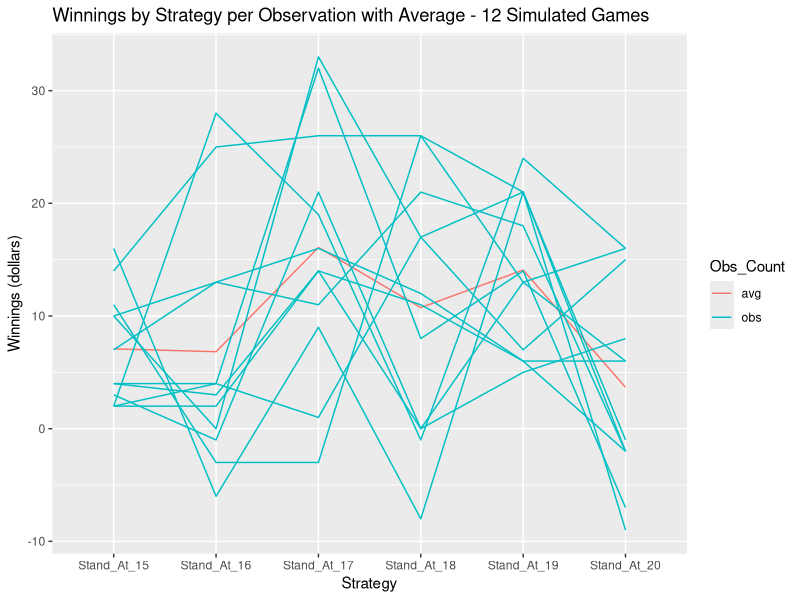
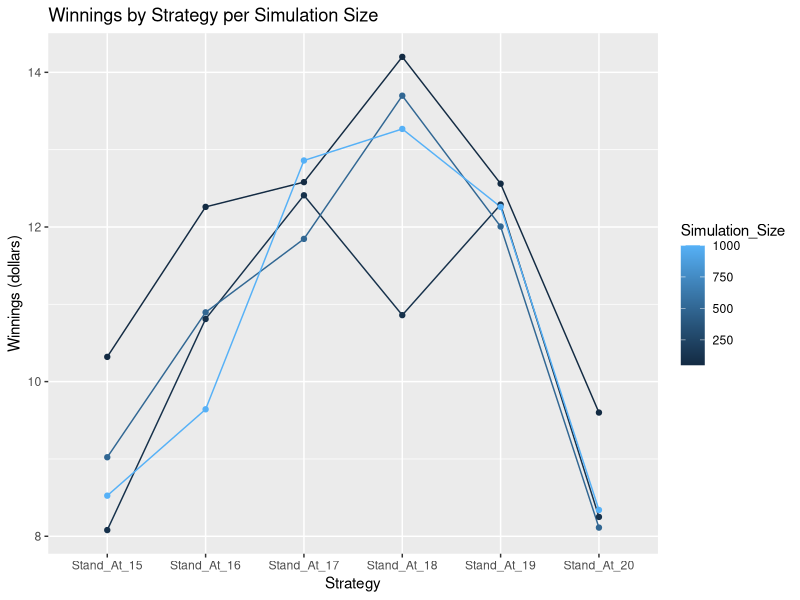
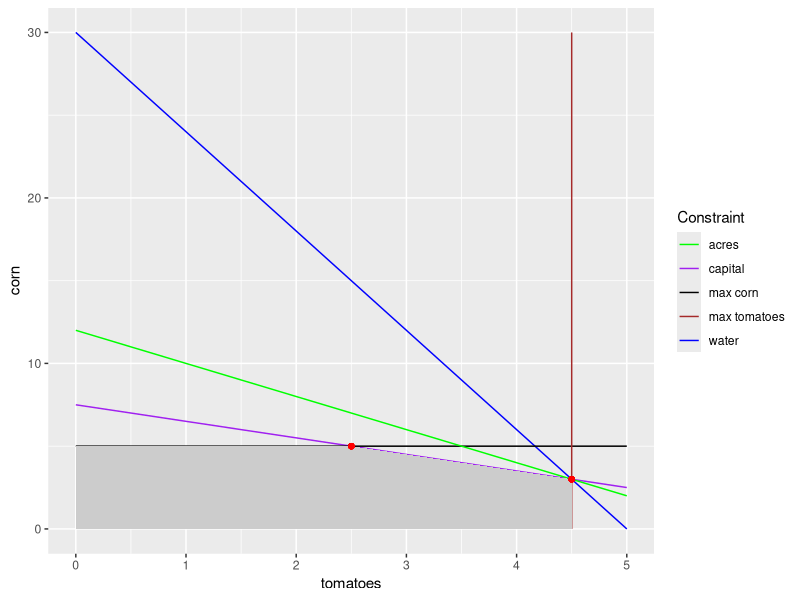
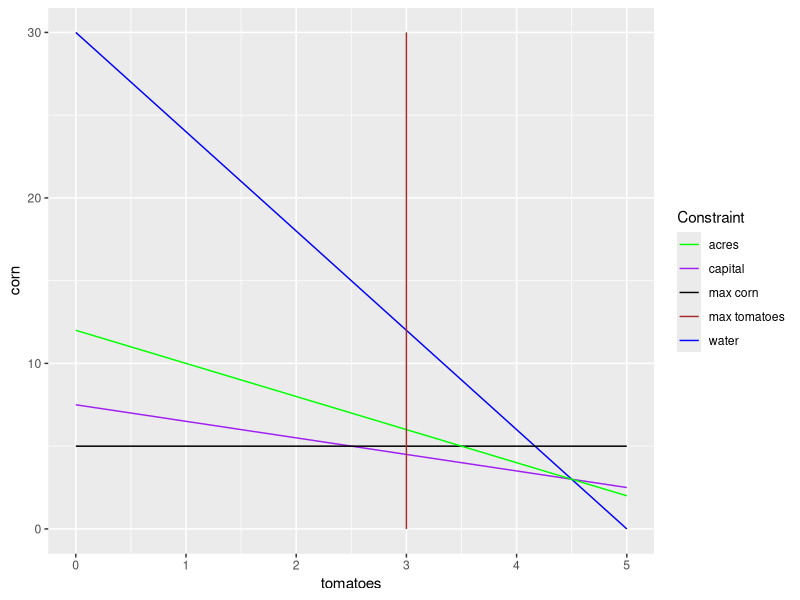
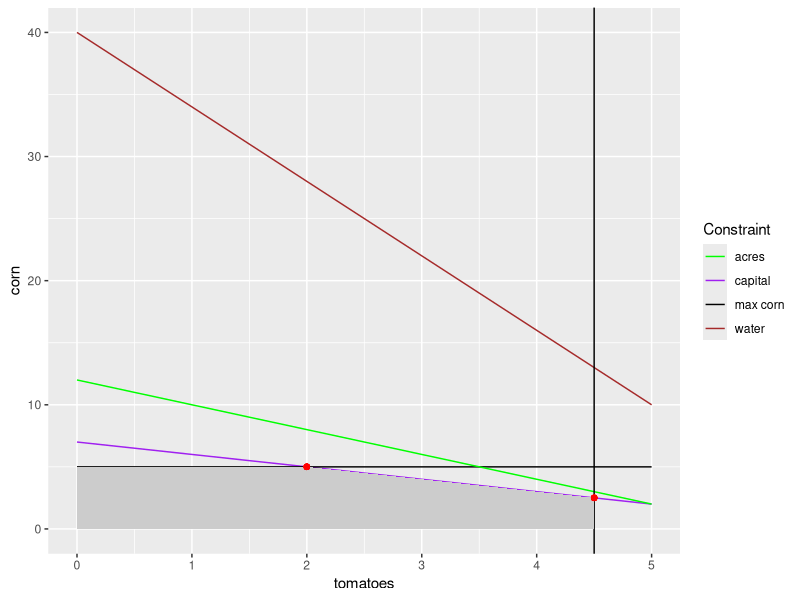
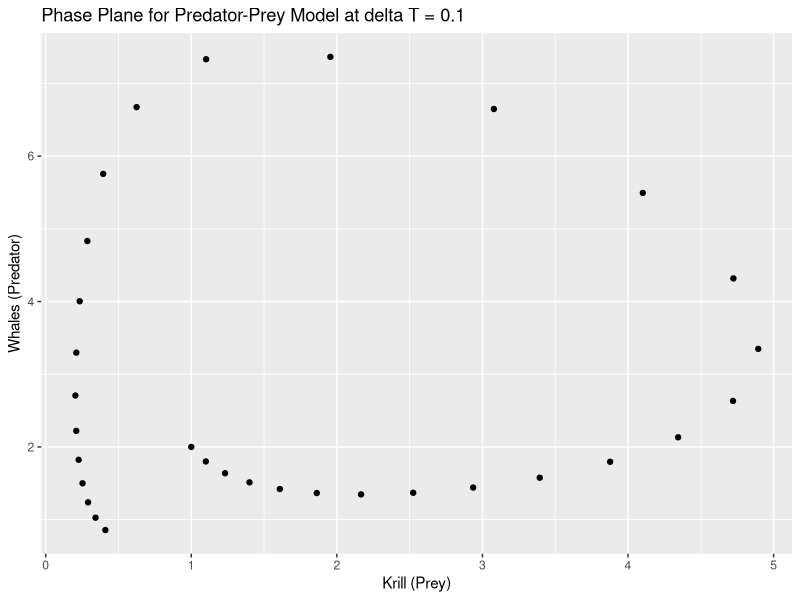
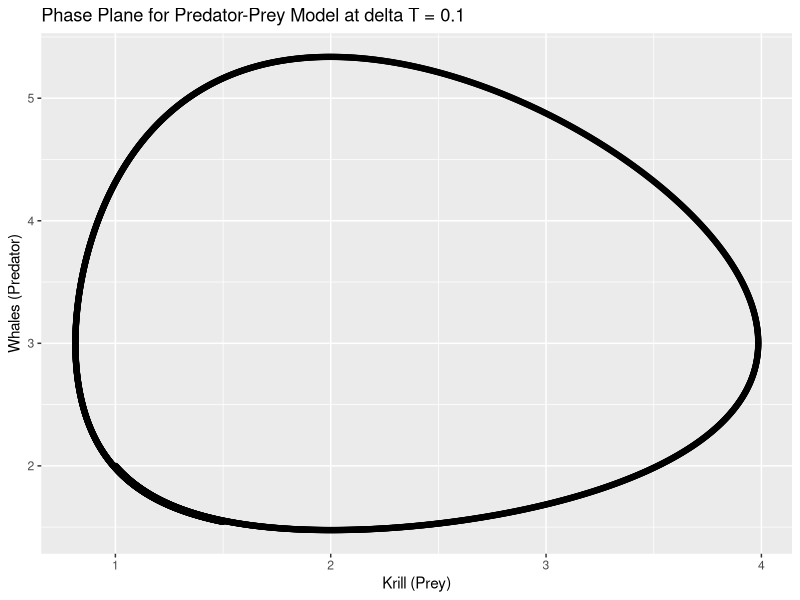
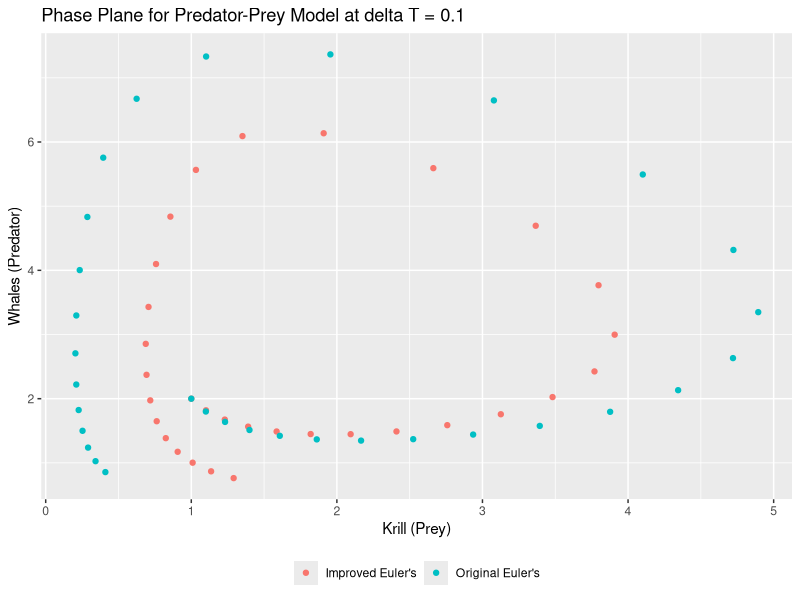

The R script that drew these images, in order:
## ---- chunk 1
#add required packages
library(ggplot2)
library(knitr)
library(reshape2)
## ---- chunk 2
deal_card <- function(dc_deck,full2_deck){
  dc_last_round_flag <- 0
  if (length(dc_deck) == 0) {
    dc_last_round_flag <- 1
    dc_deck <- full2_deck
  }
  dc_card <- sample(dc_deck,1,FALSE)
  dc_deck <- dc_deck [! dc_deck %in% dc_card | duplicated(dc_deck)]
  return(list(dc_card,dc_deck,dc_last_round_flag))
}
## ---- chunk 3
dealer_hand <- function(dh_deck,full2_deck) {
  dh_hand <- 0
  dh_last_round_flag <- 0
  dh_count <- 1
  while (sum(dh_hand) < 17) {
    dh_deal <- deal_card(dh_deck,full2_deck)
    dh_hand[dh_count] <- dh_deal[[1]]
    dh_deck <- dh_deal[[2]]
    if (dh_deal[[3]] == 1) {dh_last_round_flag <- dh_deal[[3]]}
    dh_count <- dh_count+1
    #aces become ones if the hand is greater than 21
    if(sum(dh_hand) > 21) {
      if(11 %in% dh_hand) {
        dh_hand[match(11,dh_hand)] <- 1
      }
    }
  }    
  return(list(dh_hand,dh_deck,dh_last_round_flag))
}
## ---- chunk 4
player_hand <- function(ph_deck,full2_deck,p_threshold) {
  ph_hand <- 0
  ph_count <- 1
  ph_last_round_flag <- 0
  while (sum(ph_hand) < p_threshold) {
    ph_deal <- deal_card(ph_deck,full2_deck)
    ph_hand[ph_count] <- ph_deal[[1]]
    ph_deck <- ph_deal[[2]]
    if (ph_deal[[3]] == 1) {ph_last_round_flag <- ph_deal[[3]]}
    ph_count <- ph_count+1
    #aces become ones if the hand is greater than 21
    if(sum(ph_hand) > 21) {
      if(11 %in% ph_hand) {
        ph_hand[match(11,ph_hand)] <- 1
      }
    }
  }  
  return(list(ph_hand,ph_deck,ph_last_round_flag))
}
## ---- chunk 5
round_of_play <- function(rop_deck,full2_deck,p_threshold) { 
  #dealer hand
  d_result <- dealer_hand(rop_deck,full2_deck)
  d_hand <- d_result[[1]]
  rop_deck <- d_result[[2]]
  last_round_flag_d <- d_result[[3]]
  #player hand
  p_result <- player_hand(rop_deck,full2_deck,p_threshold)
  p_hand <- p_result[[1]]
  rop_deck <- p_result[[2]]
  last_round_flag_p <- p_result[[3]]
  
  if (last_round_flag_d == 1 || last_round_flag_p == 1) {
    rop_last_round_flag <- 1
  } else {
    rop_last_round_flag <- 0
  }
  return(list(d_hand,p_hand,rop_deck,rop_last_round_flag))
}
## ---- chunk 6
play_two_decks <- function(ptd_deck,full2_deck,p_threshold) {
  
  round_counter <- 1
  ptd_last_round_flag <- 0 
  result_list.names <- c("Dealer_Hand", "Player_Hand")
  result_list <- vector("list", length(result_list.names))
  names(result_list) <- result_list.names
  
  while (ptd_last_round_flag != 1) {
    round_result <- round_of_play(ptd_deck,full2_deck,p_threshold)
    result_list$Dealer_Hand[round_counter] <- list(round_result[[1]])
    result_list$Player_Hand[round_counter] <- list(round_result[[2]])
    ptd_deck <- round_result[[3]]
    ptd_last_round_flag <- round_result[[4]]
    round_counter <- round_counter+1
  }
  return(result_list)  
}
## ---- chunk 7
build_outcome_vector <- function(bov_one_set) {
  
  winner <- numeric(length(bov_one_set$Dealer_Hand))
  
  for (i in 1:length(bov_one_set$Dealer_Hand)) {
    d_Hand <- sum(bov_one_set$Dealer_Hand[[i]])
    p_Hand <- sum(bov_one_set$Player_Hand[[i]])
    if(d_Hand < 22) {
      if(p_Hand < 22) {
        if(d_Hand > p_Hand) {
          winner[i] <- 1  
        } else if (d_Hand < p_Hand) {
            winner[i] <- 2
        } else if (d_Hand == p_Hand) {
            winner[i] <- 0
        }
      } else if(p_Hand >= 22) {
          winner[i] <- 1     
      }
    } else if(d_Hand >= 22){
            winner[i] <- 2 #if dealer goes bust player wins automatically
      } 
  }
  return(winner)
}
## ---- chunk 8
calculate_player_winnings <- function(results) {
  
  winnings <- numeric(length(results))
  
  for(i in 1:length(results)) {
    if (results[i] == 0) winnings[i] <- 0
    if (results[i] == 1) winnings[i] <- -2
    if (results[i] == 2) winnings[i] <- 3      
  }
  return(winnings)
}
## ---- chunk 9
play_two_deck_game <- function(ptdg_deck,p_threshold){
  #create a list of outcomes per round after running through a two full decks
  one_set <- play_two_decks(ptdg_deck,ptdg_deck,p_threshold)
  #build a vector to capture the result of each hand
  #dealer wins (1), player wins (2), no winner (0)
  outcome_vector <- build_outcome_vector(one_set)
  player_winnings <- 0
  #use the outcome vector to calculate the winnings based on 
  #the betting strategy provided
  player_winnings <- calculate_player_winnings(outcome_vector)
  return(sum(player_winnings))
}
## ---- chunk 10
create_output <- function(co_deck,num_runs) {

  obsCount <- numeric(num_runs)
  vec15 <- numeric(num_runs)
  vec16 <- numeric(num_runs)
  vec17 <- numeric(num_runs)
  vec18 <- numeric(num_runs)
  vec19 <- numeric(num_runs)
  vec20 <- numeric(num_runs)
  for (i in 1:num_runs){
    obsCount[i] <- i
    vec15[i] <- play_two_deck_game(co_deck,15)
    vec16[i] <- play_two_deck_game(co_deck,16)
    vec17[i] <- play_two_deck_game(co_deck,17)
    vec18[i] <- play_two_deck_game(co_deck,18)
    vec19[i] <- play_two_deck_game(co_deck,19)
    vec20[i] <- play_two_deck_game(co_deck,20)
  }
  output <- data.frame("Obs_Count"= obsCount, "Stand_At_15"=vec15,
                     "Stand_At_16"=vec16,"Stand_At_17"=vec17,
                     "Stand_At_18"=vec18,"Stand_At_19"=vec19,
                     "Stand_At_20"=vec20)
  return(output)  
}
## ---- chunk 11
two_deck <- c(2,2,2,2,3,3,3,3,4,4,4,4,5,5,5,5,6,6,6,6,7,7,7,7,8,8,8,8,
              9,9,9,9,10,10,10,10,10,10,10,10,10,10,10,10,10,10,10,10,
              11,11,11,11,2,2,2,2,3,3,3,3,4,4,4,4,5,5,5,5,6,6,6,6,
              7,7,7,7,8,8,8,8,9,9,9,9,10,10,10,10,10,10,10,10,10,10,10,
              10,10,10,10,10,11,11,11,11)
## ---- chunk 12
#create a simulation for 12 two deck games as per instructed in the question
n12_output <- create_output(two_deck,12)
#put the average winnings/loses in a vector
n12_output_avg <- c("Stand_At_15"=mean(n12_output$Stand_At_15),
                    "Stand_At_16"=mean(n12_output$Stand_At_16),
                    "Stand_At_17"=mean(n12_output$Stand_At_17),
                    "Stand_At_18"=mean(n12_output$Stand_At_18),
                    "Stand_At_19"=mean(n12_output$Stand_At_19),
                    "Stand_At_20"=mean(n12_output$Stand_At_20))
kk <- kable(n12_output,
            caption = "List of Winnings/Loses per Strategy per Observation (dollars)",
            padding = 0)

#print the results to the screen
kk

#print the average winnings per strategy to the screen
kable(round(n12_output_avg,2), 
      caption = "Average Winnings/Loses per Strategy (dollars)")
## ---- chunk 13
#prepare the data firstly
#add the averages to the bottom of the results
n12_output_full <- rbind(n12_output, c(Obs_Count=0,c(n12_output_avg)))
#convert the data to a long format
n12_output_full <- melt(n12_output_full, 
                     id.vars="Obs_Count", 
                     value.name="value", 
                     variable.name="Strategy")
#add a variable to denote the average vs the standard observations
var <- n12_output_full$Obs_Count
var <- replace(var, var!=0, "obs")
var <- replace(var, var==0, "avg")
n12_output_full$Line_Colour <- var

#create the plot and print it to the screen
gg12 <- ggplot(data=n12_output_full, 
       aes(x=Strategy, y=value, group=Obs_Count, colour=Obs_Count))
gg12 <- gg12 + geom_line(aes(colour=Line_Colour))
gg12 <- gg12 + xlab("Strategy")
gg12 <- gg12 + ylab("Winnings (dollars)")
gg12 <- gg12 + ggtitle("Winnings by Strategy per Observation with Average - 12 Simulated Games")
## ---- chunk 14
#print out the plot
gg12
## ---- chunk 15
#run 50 simulations and store the results
n50_output <- create_output(two_deck,50)
#put the average winnings/loses in a vector
n50_output_avg <- c("Stand_At_15"=mean(n50_output$Stand_At_15),
                      "Stand_At_16"=mean(n50_output$Stand_At_16),
                      "Stand_At_17"=mean(n50_output$Stand_At_17),
                      "Stand_At_18"=mean(n50_output$Stand_At_18),
                      "Stand_At_19"=mean(n50_output$Stand_At_19),
                      "Stand_At_20"=mean(n50_output$Stand_At_20))

#run 100 simulations and store the results
n100_output <- create_output(two_deck,100)
#put the average winnings/loses in a vector
n100_output_avg <- c("Stand_At_15"=mean(n100_output$Stand_At_15),
                      "Stand_At_16"=mean(n100_output$Stand_At_16),
                      "Stand_At_17"=mean(n100_output$Stand_At_17),
                      "Stand_At_18"=mean(n100_output$Stand_At_18),
                      "Stand_At_19"=mean(n100_output$Stand_At_19),
                      "Stand_At_20"=mean(n100_output$Stand_At_20))

#run 500 simulations and store the results
n500_output <- create_output(two_deck,500)
#put the average winnings/loses in a vector
n500_output_avg <- c("Stand_At_15"=mean(n500_output$Stand_At_15),
                      "Stand_At_16"=mean(n500_output$Stand_At_16),
                      "Stand_At_17"=mean(n500_output$Stand_At_17),
                      "Stand_At_18"=mean(n500_output$Stand_At_18),
                      "Stand_At_19"=mean(n500_output$Stand_At_19),
                      "Stand_At_20"=mean(n500_output$Stand_At_20))

#run 1000 simulations and store the results
n1000_output <- create_output(two_deck,1000)
#put the average winnings/loses in a vector
n1000_output_avg <- c("Stand_At_15"=mean(n1000_output$Stand_At_15),
                      "Stand_At_16"=mean(n1000_output$Stand_At_16),
                      "Stand_At_17"=mean(n1000_output$Stand_At_17),
                      "Stand_At_18"=mean(n1000_output$Stand_At_18),
                      "Stand_At_19"=mean(n1000_output$Stand_At_19),
                      "Stand_At_20"=mean(n1000_output$Stand_At_20))
## ---- chunk 16
#put the data in a data frame
plot_df <- rbind(n50_output_avg,
            n100_output_avg,
            n500_output_avg,
            n1000_output_avg)
#remove the row names
row.names(plot_df) <- NULL 
#add a column to record the simulation size
plot_df <- cbind(Simulation_Size=c(50,100,500,1000),plot_df)
#convert the matrix to a data frame
plot_df <- data.frame(plot_df)
#convert the data to long for the plot
plot_df <- melt(plot_df, id.vars="Simulation_Size", 
                value.name="value", 
                variable.name="Strategy")
 
#create the plot and print to the screen
gg <- ggplot(data=plot_df, 
        aes(x=Strategy, y=value, group=Simulation_Size, colour=Simulation_Size))
gg <- gg + geom_line() + geom_point()
gg <- gg + xlab("Strategy")
gg <- gg + ylab("Winnings (dollars)")
gg <- gg + ggtitle("Winnings by Strategy per Simulation Size")
## ---- chunk 17
#print out the plot
gg
## ---- chunk 18
#suppressWarnings(suppressMessages(library(ggplot2)))

f1 <- function(x) 30-6*x #water constraint
f2 <- function(x) 7.5 - x  #capital constraint
f3 <- function(x) 5 #max tomatoes
f4 <- function(x) 12-2*x  #acres
x1 = seq(0,5, by = .5)
x0 = rep(4.5,length(x1))
df = data.frame(x1,x0, water=f1(x1), capital=f2(x1), max_tomato= f3(x1), acres = f4(x1))
df <-  transform(df, z =pmin(water,capital,5,acres), z2 = pmin(x1,4.5))
ggplot(df, aes(x = x1)) + 
  geom_line(aes(y = water, colour = 'water'))+
  geom_line(aes(y = capital, colour = 'capital'))+
  geom_line(aes(y = max_tomato, colour = 'max corn')) +
  geom_line(aes(y = acres, colour = 'acres')) +
  geom_line(aes(y = water, x = x0, colour = 'max tomatoes'))+
  geom_ribbon(aes(ymin=0, ymax = z, x= z2), fill = 'gray80') +
  geom_point(aes(x = 4.5, y=f1(4.5)), color="red")+
  geom_point(aes(x = 2.5, y=f2(2.5)), color="red") +
  scale_colour_manual(name = "Constraint", values=c("green", "purple","black","brown","blue"))+
  ylab("corn") + xlab("tomatoes")
## ---- chunk 19
f1 <- function(x) 30-6*x
f2 <- function(x) 7.5 - x
f3 <- function(x) 5
f4 <- function(x) 12-2*x
x1 = seq(0,5, by = .5)
x0 = rep(3,length(x1))
df = data.frame(x1,x0, water=f1(x1), capital=f2(x1),max_tomato= f3(x1), acres = f4(x1))
df <-  transform(df, z =pmax(pmin(water,capital,acres),5), z2 = pmax(x1,3))
ggplot(df, aes(x = x1)) + 
  geom_line(aes(y = water, colour = 'water'))+
  geom_line(aes(y = capital, colour = 'capital'))+
  geom_line(aes(y = max_tomato, colour = 'max corn')) +
  geom_line(aes(y = acres, colour = 'acres')) +
  geom_line(aes(y = water, x = x0, colour = 'max tomatoes'))+
  geom_ribbon(aes(ymin=5, ymax = z, x= z2), fill = 'gray80') +
  scale_colour_manual(name = "Constraint", values=c("green", "purple","black","brown","blue"))+
  ylab("corn") + xlab("tomatoes")
## ---- chunk 20
f1 <- function(x) 40-6*x
f2 <- function(x) 7 - x
f3 <- function(x) 5
f4 <- function(x) 12-2*x
x1 = seq(0,5, by = .5)
x0 = rep(4.5,length(x1))
df = data.frame(x1,x0, water=f1(x1), capital=f2(x1),max_corn= f3(x1), acres = f4(x1))
df <-  transform(df, z =pmin(water,capital,5,acres), z2 = pmin(x1,4.5))
ggplot(df, aes(x = x1)) + 
  geom_line(aes(y = water, colour = 'water'))+
  geom_line(aes(y = capital, colour = 'capital'))+
  geom_line(aes(y = max_corn, colour = 'max corn')) +
  geom_line(aes(y = acres, colour = 'acres')) +
  geom_vline(xintercept = 4.5, aes(colour = "max tomatoes")) +
  geom_ribbon(aes(ymin=0, ymax = z, x= z2), fill = 'gray80') +
  geom_point(aes(x = 4.5, y=f2(4.5)), color="red")+
  geom_point(aes(x = 2, y=f2(2)), color="red")+
  scale_colour_manual(name = "Constraint", values=c("green", "purple","black","brown","blue"))+
  ylab("corn") + xlab("tomatoes")

## ---- chunk 21
x <- c(1)
y <- c(2)
deltaT <- 0.1
t <- seq(0,3,by=deltaT)

for (i in 1:30){
 x[i+1] <- x[i] + (3*x[i] - x[i]*y[i])*deltaT
 y[i+1] <- y[i] + (x[i]*y[i] - 2*y[i])*deltaT
}

df <- data.frame(t,x,y)

ggplot(df) + 
  geom_point(aes(x=x,y=y)) + 
  ggtitle("Phase Plane for Predator-Prey Model at delta T = 0.1") + 
  xlab("Krill (Prey)") + 
  ylab("Whales (Predator)")
## ---- chunk 22
x2 <- c(1)
y2 <- c(2)
deltaT <- 0.001
t <- seq(0,3,by=deltaT)

for (i in 1:3000){
 x2[i+1] <- x2[i] + (3*x2[i] - x2[i]*y2[i])*deltaT
 y2[i+1] <- y2[i] + (x2[i]*y2[i] - 2*y2[i])*deltaT
}

df <- data.frame(t,x2,y2)

ggplot(df) + 
  geom_point(aes(x=x2,y=y2)) + 
  ggtitle("Phase Plane for Predator-Prey Model at delta T = 0.1") + 
  xlab("Krill (Prey)") + 
  ylab("Whales (Predator)")
## ---- chunk 23
xstar <- x 
ystar <- y
x <- c(1) # re-initialize vectors
y <- c(2)
deltaT <- 0.1
t <- seq(0,3,by=deltaT)

for (i in 1:30){
 x[i+1] <- x[i] + (3*x[i] - x[i]*y[i] + 3*xstar[i] - xstar[i+1]*ystar[i+1])*deltaT/2
 y[i+1] <- y[i] + (x[i]*y[i] - 2*y[i] + xstar[i+1]*ystar[i+1] - 2*ystar[i+1])*deltaT/2
}

df <- data.frame(t,x,y,xstar,ystar)

ggplot(df) + 
  geom_point(aes(x=x,y=y,color="Improved Euler's")) + 
  geom_point(aes(x=xstar,y=ystar,color="Original Euler's")) + 
  ggtitle("Phase Plane for Predator-Prey Model at delta T = 0.1") + 
  xlab("Krill (Prey)") + 
  ylab("Whales (Predator)") + 
  theme(legend.title = element_blank(),legend.position="bottom")
